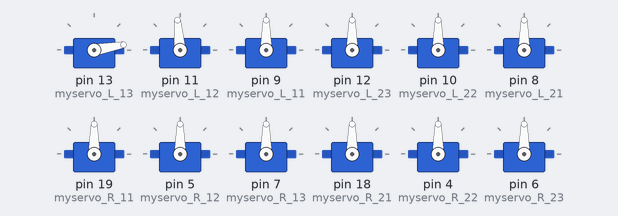
Recording of a sketch running on a simulated Arduino Uno, built with avr-gcc and run on an emulated ATmega328P. Parts: 12 × servo.

Above: at 0.1 s.
At 1.1 s:
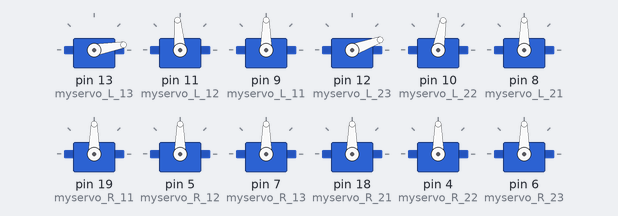
At 2.1 s:
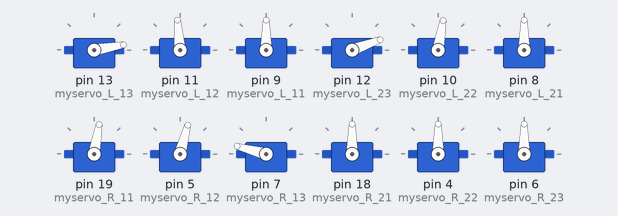
At 3.1 s:
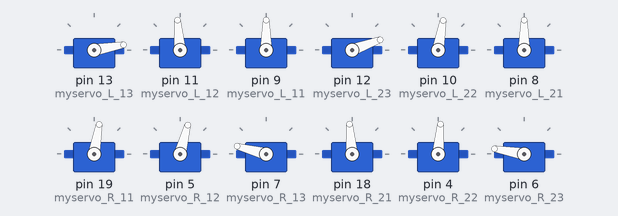
At 18.3 s:
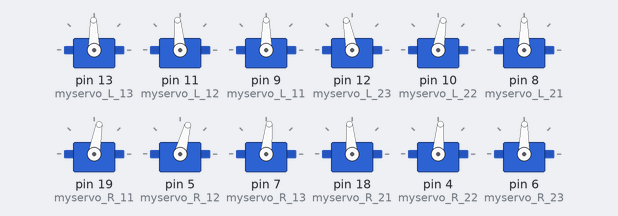
Timing chart, 0 to 19.8 s (numbered marks = the images above):
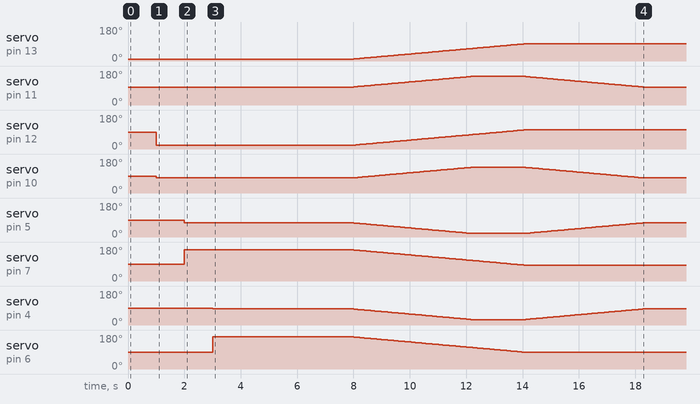

The sketch:

spider_main_code_3_new_shield_pins.ino
```cpp
#include <Servo.h>

Servo myservo_L_11;
Servo myservo_L_12;
Servo myservo_L_13;
Servo myservo_L_21;
Servo myservo_L_22;
Servo myservo_L_23;
Servo myservo_R_11;
Servo myservo_R_12;
Servo myservo_R_13;
Servo myservo_R_21;
Servo myservo_R_22;
Servo myservo_R_23;

int pos_L_11=90;
int pos_L_12=95;
int pos_L_13=10;
int pos_L_21=90;
int pos_L_22=80;
int pos_L_23=20;

int pos_R_11=80;
int pos_R_12=75;
int pos_R_13=165;
int pos_R_21=95;
int pos_R_22=85;
int pos_R_23=170;

void setup() {
  myservo_L_13.attach(13);
  myservo_L_12.attach(11);
  myservo_L_11.attach(9);
  myservo_L_23.attach(12);
  myservo_L_22.attach(10);
  myservo_L_21.attach(8);

  myservo_R_11.attach(19);
  myservo_R_12.attach(5);
  myservo_R_13.attach(7);
  myservo_R_21.attach(18);
  myservo_R_22.attach(4);
  myservo_R_23.attach(6);

  myservo_L_11.write(pos_L_11);
  myservo_L_12.write(pos_L_12);
  myservo_L_13.write(pos_L_13);

  delay(1000);

  myservo_L_21.write(pos_L_21);
  myservo_L_22.write(pos_L_22);
  myservo_L_23.write(pos_L_23);

  delay(1000);

  myservo_R_11.write(pos_R_11);
  myservo_R_12.write(pos_R_12);
  myservo_R_13.write(pos_R_13);

  delay(1000);

  myservo_R_21.write(pos_R_21);
  myservo_R_22.write(pos_R_22);
  myservo_R_23.write(pos_R_23);

  delay(5000);
}
void loop() {
  stand_up(55,80);
  delay(50000);

}


void stand_up(int middlePart, int endPart ){
  for (int i=0;i<=endPart;i++){
    pos_L_13 += 1;
    pos_L_23 += 1;
    pos_R_13 -= 1;
    pos_R_23 -= 1;
    myservo_L_13.write(pos_L_13);
    myservo_L_23.write(pos_L_23);
    myservo_R_13.write(pos_R_13);
    myservo_R_23.write(pos_R_23);
      if (i<=middlePart){
            pos_L_12 += 1;
            pos_L_22 += 1;
            pos_R_12 -= 1;
            pos_R_22 -= 1;
            myservo_L_12.write(pos_L_12);
            myservo_L_22.write(pos_L_22);
            myservo_R_12.write(pos_R_12);
            myservo_R_22.write(pos_R_22);
      }
    delay(75);
    }
  for (int i=0;i<=middlePart;i++){
            pos_L_12 -= 1;
            pos_L_22 -= 1;
            pos_R_12 += 1;
            pos_R_22 += 1;
            myservo_L_12.write(pos_L_12);
            myservo_L_22.write(pos_L_22);
            myservo_R_12.write(pos_R_12);
            myservo_R_22.write(pos_R_22);
          delay(75);
  }

}
```

Measured:
- by itself, servo on pin 13 (myservo_L_13): moves from 10° to 91° over 6.0 s
- by itself, servo on pin 11 (myservo_L_12): rises from 95° to 151° in 4.2 s, then falls to 95° in 6.1 s
